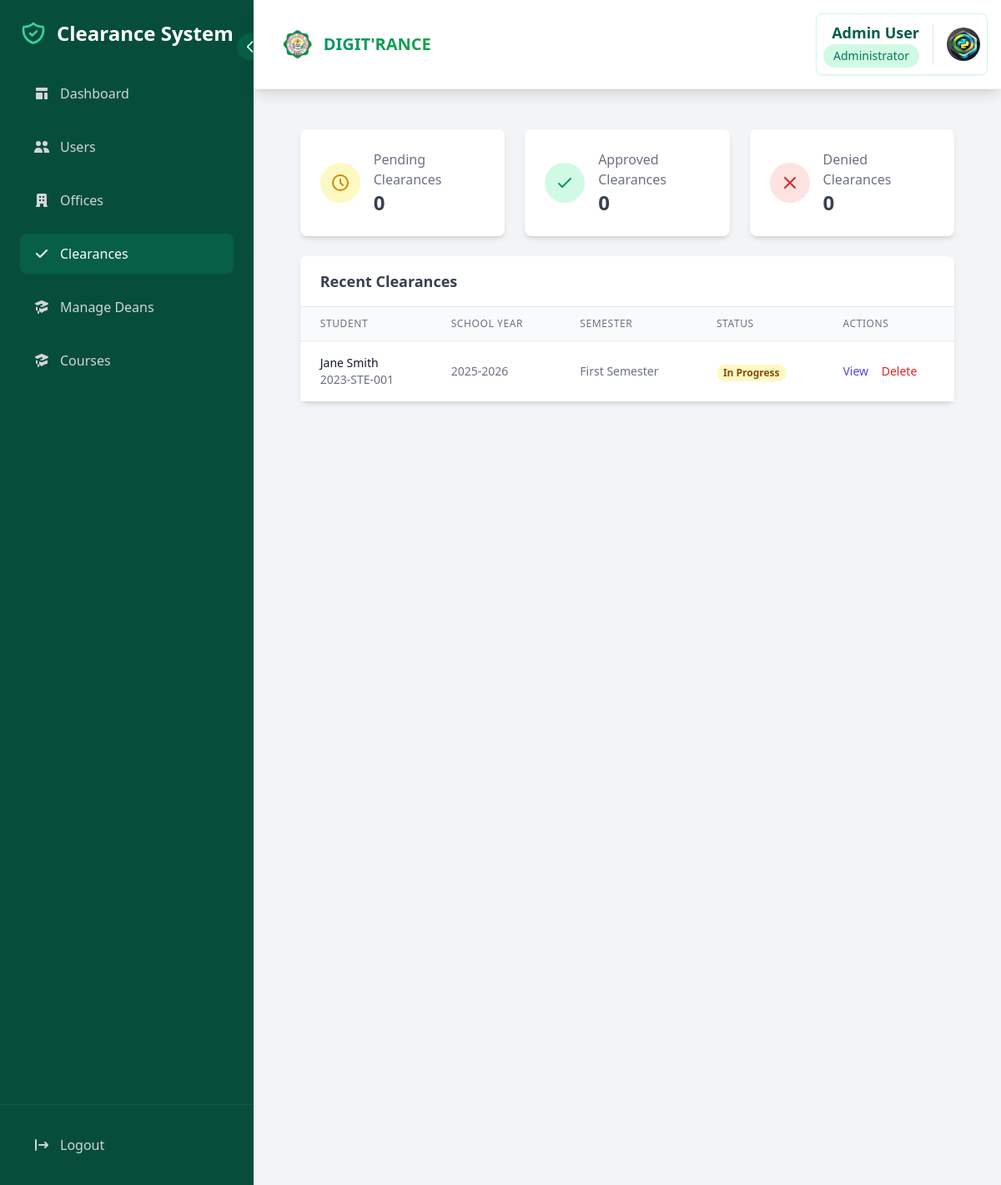
The page /dashboard/admin/clearances/ (signed in) on the database its author committed.
### core/models.py (models this page shows, shortened)
class Clearance(models.Model):
    SEMESTER_CHOICES = SEMESTER_CHOICES  # Reference the module-level choices
    student = models.ForeignKey(Student, on_delete=models.CASCADE, related_name='clearances')
    school_year = models.CharField(max_length=9)  # Format: 2023-2024
    semester = models.CharField(max_length=3, choices=SEMESTER_CHOICES)
    is_cleared = models.BooleanField(default=False)
    cleared_date = models.DateTimeField(null=True, blank=True)
    program_chair_approved = models.BooleanField(default=False)
    created_at = models.DateTimeField(auto_now_add=True)
    class Meta:
        unique_together = ['student', 'school_year', 'semester']
        ordering = ['-school_year', '-semester']

class Student(models.Model):
    student_id = models.CharField(max_length=20, unique=True)
    user = models.OneToOneField(User, on_delete=models.CASCADE)
    course = models.ForeignKey(Course, on_delete=models.PROTECT)
    year_level = models.IntegerField()
    is_boarder = models.BooleanField(default=False)
    created_at = models.DateTimeField(auto_now_add=True)
    program_chair = models.ForeignKey(ProgramChair, on_delete=models.SET_NULL, null=True, blank=True, related_name="students")
    dormitory_owner = models.ForeignKey(Staff, on_delete=models.SET_NULL, null=True, blank=True, related_name="students_dorm", limit_choices_to={'is_dormitory_owner': True})
    is_approved = models.BooleanField(default=False)
    approval_date = models.DateTimeField(null=True, blank=True)
    approval_admin = models.ForeignKey(User, on_delete=models.SET_NULL, null=True, blank=True, related_name='approved_students')
    profile_picture = models.ImageField(
        upload_to='student_profiles/',
        null=True,
        blank=True
    )
    @property
    def full_name(self):
        return self.user.get_full_name()

### core/views.py (the view)
# urls.py: path('dashboard/admin/clearances/', views.admin_clearances, name='admin_clearances'),
@login_required
@user_passes_test(lambda u: u.is_superuser)
def admin_clearances(request):
    clearances = Clearance.objects.select_related('student').all().order_by('-school_year', '-semester')
    clearance_stats = {
        'pending': ClearanceRequest.objects.filter(status='PENDING').count(),
        'approved': ClearanceRequest.objects.filter(status='APPROVED').count(),
        'denied': ClearanceRequest.objects.filter(status='DENIED').count(),
    }
    recent_clearances = Clearance.objects.select_related('student').order_by('-created_at')[:5]
    context = {
        'clearances': clearances,
        'clearance_stats': clearance_stats,
        'recent_clearances': recent_clearances,
    }
    return render(request, 'admin/clearances.html', context)

### core/models.py (called while the page is built)
    def get_profile_picture_url(self):
        if self.profile_picture and hasattr(self.profile_picture, 'url'):
            return self.profile_picture.url
        return static('img/default-profile.png')

### templates/admin/clearances.html (shortened to what this page needs)
{% extends 'admin/base_admin.html' %}
{% block admin_content %}
<div class="space-y-6">
    <div class="grid grid-cols-1 md:grid-cols-3 gap-6">
        <div class="bg-white rounded-lg shadow-md p-6">
            <div class="flex items-center">
                <div class="p-3 rounded-full bg-yellow-100">
                    <svg class="w-6 h-6 text-yellow-600" fill="none" stroke="currentColor" viewBox="0 0 24 24">
                        <path stroke-linecap="round" stroke-linejoin="round" stroke-width="2" d="M12 8v4l3 3m6-3a9 9 0 11-18 0 9 9 0 0118 0z" />
                    </svg>
                </div>
                <div class="ml-4">
                    <p class="text-gray-500">Pending Clearances</p>
                    <p class="text-2xl font-semibold text-gray-700">{{ clearance_stats.pending }}</p>
                </div>
            </div>
        </div>
        <div class="bg-white rounded-lg shadow-md p-6">
            <div class="flex items-center">
                <div class="p-3 rounded-full bg-emerald-100">
                    <svg class="w-6 h-6 text-emerald-600" fill="none" stroke="currentColor" viewBox="0 0 24 24">
                        <path stroke-linecap="round" stroke-linejoin="round" stroke-width="2" d="M5 13l4 4L19 7" />
                    </svg>
                </div>
                <div class="ml-4">
                    <p class="text-gray-500">Approved Clearances</p>
                    <p class="text-2xl font-semibold text-gray-700">{{ clearance_stats.approved }}</p>
                </div>
            </div>
        </div>
        <div class="bg-white rounded-lg shadow-md p-6">
            <div class="flex items-center">
                <div class="p-3 rounded-full bg-red-100">
                    <svg class="w-6 h-6 text-red-600" fill="none" stroke="currentColor" viewBox="0 0 24 24">
                        <path stroke-linecap="round" stroke-linejoin="round" stroke-width="2" d="M6 18L18 6M6 6l12 12" />
                    </svg>
                </div>
                <div class="ml-4">
                    <p class="text-gray-500">Denied Clearances</p>
                    <p class="text-2xl font-semibold text-gray-700">{{ clearance_stats.denied }}</p>
                </div>
            </div>
        </div>
    </div>
    <div class="bg-white rounded-lg shadow-md">
        <div class="px-6 py-4 border-b border-gray-200">
            <h2 class="text-lg font-semibold text-gray-700">Recent Clearances</h2>
        </div>
        <div class="overflow-x-auto">
            <table class="min-w-full divide-y divide-gray-200">
                <thead class="bg-gray-50">
                    <tr>
                        <th class="px-6 py-3 text-left text-xs font-medium text-gray-500 uppercase tracking-wider">Student</th>
                        <th class="px-6 py-3 text-left text-xs font-medium text-gray-500 uppercase tracking-wider">School Year</th>
                        <th class="px-6 py-3 text-left text-xs font-medium text-gray-500 uppercase tracking-wider">Semester</th>
                        <th class="px-6 py-3 text-left text-xs font-medium text-gray-500 uppercase tracking-wider">Status</th>
                        <th class="px-6 py-3 text-left text-xs font-medium text-gray-500 uppercase tracking-wider">Actions</th>
                    </tr>
                </thead>
                <tbody class="bg-white divide-y divide-gray-200">
                    {% for clearance in clearances %}
                    <tr>
                        <td class="px-6 py-4 whitespace-nowrap">
                            <div class="text-sm font-medium text-gray-900">{{ clearance.student.full_name }}</div>
                            <div class="text-sm text-gray-500">{{ clearance.student.student_id }}</div>
                        </td>
                        <td class="px-6 py-4 whitespace-nowrap text-sm text-gray-500">
                            {{ clearance.school_year }}
                        </td>
                        <td class="px-6 py-4 whitespace-nowrap text-sm text-gray-500">
                            {{ clearance.get_semester_display }}
                        </td>
                        <td class="px-6 py-4 whitespace-nowrap">
                            <span class="px-2 inline-flex text-xs leading-5 font-semibold rounded-full
                                {% if clearance.is_cleared %}bg-emerald-100 text-emerald-800{% else %}bg-yellow-100 text-yellow-800{% endif %}">
                                {{ clearance.is_cleared|yesno:"Cleared,In Progress" }}
                            </span>
                        </td>
                        <td class="px-6 py-4 whitespace-nowrap text-sm font-medium">
                            <a href="#" class="text-indigo-600 hover:text-indigo-900 mr-3">View</a>
                            <form method="POST" action="{% url 'delete_clearance' clearance.id %}" class="inline">
                                <button type="submit" class="text-red-600 hover:text-red-900"
                                        onclick="return confirm('Are you sure you want to delete this clearance?')">
                                    Delete
                                </button>
                            </form>
                        </td>
                    </tr>
                    {% empty %}
                    <tr>
                        <td colspan="5" class="px-6 py-4 text-center text-sm text-gray-500">
                            No clearances found
                        </td>
                    </tr>
                    {% endfor %}
                </tbody>
            </table>
        </div>
    </div>
</div>
{% endblock %}

### templates/components/navbar.html (shortened to what this page needs)
{% load static %}
<header class="bg-white shadow-lg p-4 flex justify-between items-center border-b border-gray-100 sticky top-0 z-50">
    <div class="flex items-center">
        <h1 class="text-xl font-bold flex items-center ml-4 text-gray-800">
            <a href="{% url 'home' %}" class="flex items-center group">
                <img src="{% static 'img/permit_logo.png' %}" alt="JHCSC Logo" class="h-10 w-10 mr-3 rounded-full shadow-sm">
                <span class="text-gradient bg-clip-text text-transparent bg-gradient-to-r from-emerald-600 to-green-600 group-hover:from-emerald-700 group-hover:to-green-700 transition-all">
                </span>
            </a>
        </h1>
    </div>
    <div class="flex items-center">
        {% if user.is_authenticated %}
            <div class="bg-white rounded-lg shadow-sm border border-emerald-100 hover:shadow-md transition-all duration-200">
                <div class="flex items-center space-x-4 p-2">
                    <div class="flex flex-col items-end">
                        <span class="font-semibold text-lg text-emerald-800">
                            {% if user.programchair %}
                                {{ user.get_full_name }}
                            {% elif user.student %}
                                {{ user.student.full_name }}
                            {% elif user.staff %}
                                {{ user.get_full_name }}
                            {% else %}
                                {{ user.get_full_name }}
                            {% endif %}
                        </span>
                        <span class="text-sm px-3 py-1 bg-emerald-100 text-emerald-700 rounded-full font-medium">
                            {% if user.programchair %}
                                Program Chair
                            {% elif user.student %}
                                Student
                            {% elif user.staff %}
                                Staff
                            {% elif user.is_superuser %}
                                Administrator
                            {% endif %}
                        </span>
                    </div>
                    <div class="relative group">
                        {% if user.student %}
                            <img src="{{ user.student.get_profile_picture_url }}"
                                 alt="Profile"
                                 class="w-10 h-10 rounded-full object-cover">
                        {% elif user.programchair %}
                            <img src="{{ user.programchair.get_profile_picture_url }}"
                                 alt="Profile"
                                 class="w-10 h-10 rounded-full object-cover">
                        {% elif user.staff %}
                            <img src="{{ user.staff.get_profile_picture_url }}"
                                 alt="Profile"
                                 class="w-10 h-10 rounded-full object-cover">
                        {% elif user.is_superuser %}
                            {% if user.userprofile %}
                                <img src="{{ user.userprofile.get_profile_picture_url }}"
                                     alt="Profile"
                                     class="w-10 h-10 rounded-full object-cover">
                            {% else %}
                                <img src="{% static 'img/default-profile.png' %}"
                                     alt="Profile"
                                     class="w-10 h-10 rounded-full object-cover">
                            {% endif %}
                        {% endif %}
                    </div>
                </div>
            </div>
        {% endif %}
    </div>
</header>

### templates/components/navbar.html (style rules this page uses)
.text-gradient { background-size: 100%; -webkit-background-clip: text; -moz-background-clip: text; -webkit-text-fill-color: transparent; -moz-text-fill-color: transparent; }

### rows shown on the page
Clearance: student.full_name "Jane Smith", student.student_id "2023-STE-001", school_year "2025-2026", semester "First Semester", is_cleared "In Progress"

### other values the page prints
{{ user.get_full_name }} "Admin User"
{{ clearance_stats.pending }} "0"
{{ clearance_stats.approved }} "0"
{{ clearance_stats.denied }} "0"
